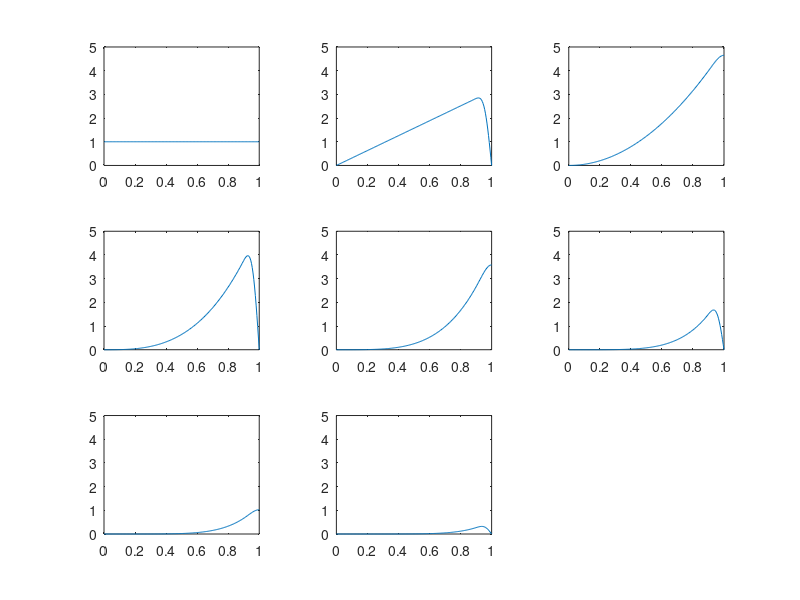

Write MATLAB code to recreate this figure.
%
% Design of variable fractional-delay FIR digital filters.
%

clear all;
clc;
N = 50;
M = 7;
wp = 0.9 * pi;
pointw = 200;
pointp = 60;
%
%
j = 0 + i;
NH = N / 2;

if mod(M, 2) == 0
    Mc = M / 2;
    Ms = M / 2;
else
    Mc = (M - 1) / 2;
    Ms = (M + 1) / 2;    
end

nma = (NH+1) * Mc;
nmb = NH * Ms;
deltaw = wp / pointw;
deltap = 1/ pointp;
point = (pointw + 1) * (pointp + 1);
%
%
ra = zeros(nma, 1);
Qa = zeros(nma, nma);

for iw = 0:pointw
    w = iw * deltaw;
    for ip = 0:pointp
        p = - 0.5 + ip * deltap;
        c = zeros(nma, 1);
        for ic = 0:nma - 1
            n = mod(ic, NH + 1);
            m = floor(ic/ (NH+1))+1;
            c(ic + 1) = p^(2*m)*cos(n*w);
        end
        ra = ra - 2 * (cos(p * w) - 1) * c;
        Qa = Qa + c * c';
    end
end
ra = wp * ra / point;
Qa = wp * Qa / point;
a = -0.5 * inv(Qa) * ra;
%
%
rb = zeros(nmb, 1);
Qb = zeros(nmb, nmb);

for iw = 0:pointw
    w = iw * deltaw;

    for ip = 0:pointp
        p = -0.5 + ip * deltap;
        s = zeros(nmb, 1);
        for is = 0:nmb - 1
            n = mod(is, NH) + 1;
            m = floor(is/NH) + 1;
            s(is+1) = p^(2*m-1)*sin(n*w);
        end
        rb = rb + 2*sin(p * w) * s;
        Qb = Qb + s * s';
    end
end
rb = wp * rb / point;
Qb = wp * Qb / point;
b = - 0.5 * inv(Qb)*rb;
%
%
a2 = reshape(a, NH+1, Mc);
b2 = reshape(b, NH, Ms);
h = zeros(N+1, M+1);
h(NH+1, 1) = 1;
for im = 1:Mc
    h(NH+1, 2 * im + 1) = a2(1, im);
    h(1 : NH, 2 * im + 1) = 0.5 * a2(NH+1:-1:2, im);
    h(NH + 2 : N + 1, 2 * im + 1) = 0.5 * a2(2 : NH + 1, im);
end
for im = 1:Ms
    h(1:NH, 2 * im) = 0.5 * b2(NH:-1:1, im);
    h(NH+2:N+1, 2 * im) = -0.5 * b2(1:NH, im);
end
%
%
MR = zeros(pointw+1, pointp+1);
GD = zeros(pointw+1, pointp+1);

for ip = 0:pointp
    p = -0.5 + ip * deltap;
    hnp = h(:, 1);

    for im = 1:M
        hnp = hnp + h(:, im+1) * p ^ im;
    end
    MR(:, ip+1) = abs(freqz(hnp, 1, 0 : deltaw : wp));
    GD(:, ip+1) = grpdelay(hnp, 1, 0:deltaw:wp);
end
%
%
XX = zeros(pointw + 1, pointp + 1);
YY = zeros(pointw + 1, pointp + 1);

for ip = 0:pointp
    XX(:, ip+1) = (0:deltaw : wp) / pi';
end

for iw = 0:pointw
    YY(iw + 1, :) = - 0.5 : deltap : 0.5;
end
%
subplot(1, 2, 1);
plot3(XX, YY, MR);
axis([0, wp/pi, -0.5, 0.5, 0, 1.1]);
xlabel('Frequency');
ylabel('Variable p');
zlabel('Magnitude response');
subplot(1, 2, 2);
plot3(XX, YY, GD);
axis([0, wp / pi, -0.5, 0.5, NH-0.5, NH+0.5]);
xlabel('Frequency');
ylabel('Variable p');
zlabel('Group-delay response');
pause;
%
% magnitude responses of subfilters
%
for im = 0:M
    MRs = abs(freqz(h(:, im+1), 1, 0:pi/200:pi));
    subplot(3, 3, im+1);
    plot(0:1/200:1, MRs);
    axis([0, 1, 0, 5]);
end